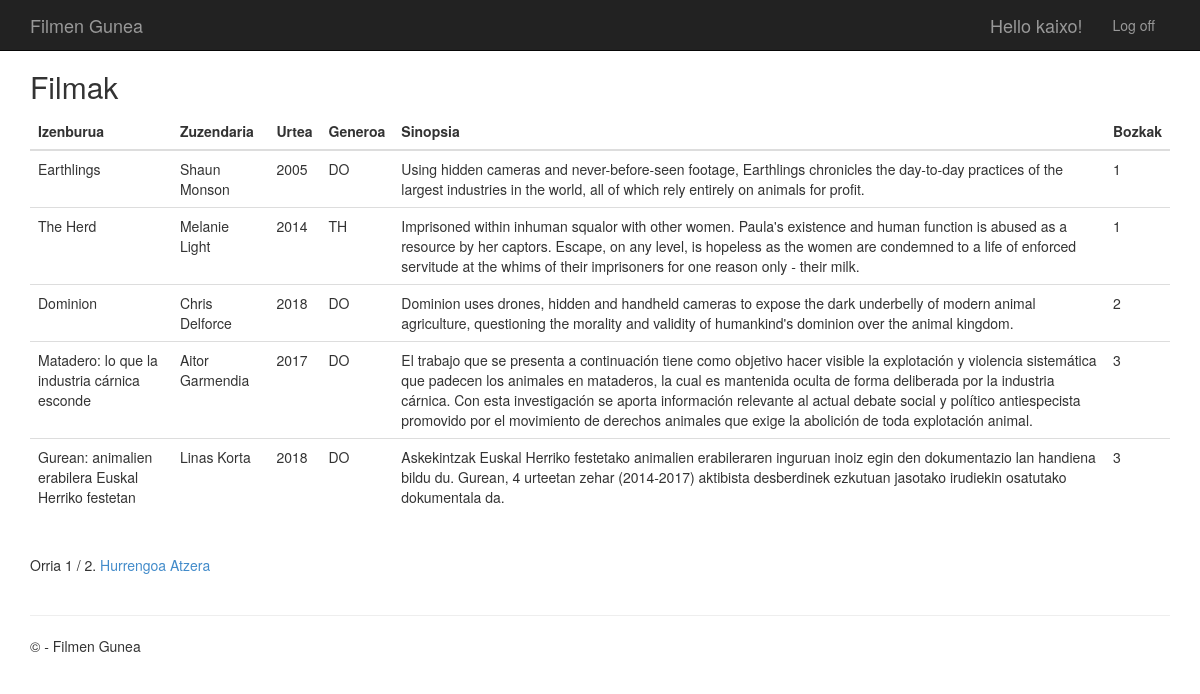
The app's page /filmakikusi/ (signed in) with its own data.
### app/models.py (models this page shows, shortened)
class Filma(models.Model):
    izenburua = models.CharField(max_length=60)
    zuzendaria = models.CharField(max_length=60)
    urtea = models.IntegerField()
    generoa = models.CharField(max_length=2)
    sinopsia = models.CharField(max_length=700)
    bozkak = models.IntegerField()

### app/views.py (the view)
# urls.py: path('filmakikusi/', views.filmakikusi, name='filmakikusi'),
def filmakikusi(request):
    filmak_list = Filma.objects.all()
    paginator = Paginator(filmak_list, 5)
    page_number = request.GET.get('page')
    page_obj = paginator.get_page(page_number)
    return render(request, 'app/filmakikusi.html', {'page_obj': page_obj})

### app/templates/app/FilmakIkusi.html (shortened to what this page needs)
{% extends "app/layout.html" %}
{% block content %}
<h2>Filmak</h2>
<table class="table">
    <thead>
        <tr>
            <th scope="col">Izenburua</th>
            <th scope="col">Zuzendaria</th>
            <th scope="col">Urtea</th>
            <th scope="col">Generoa</th>
            <th scope="col">Sinopsia</th>
            <th scope="col">Bozkak</th>
        </tr>
    </thead>
    <tbody>
        {% for filma in page_obj %}
        <tr>
            <td>{{ filma.izenburua }}</td>
            <td>{{ filma.zuzendaria }}</td>
            <td>{{ filma.urtea }}</td>
            <td>{{ filma.generoa }}</td>
            <td>{{ filma.sinopsia }}</td>
            <td>{{ filma.bozkak }}</td>
        </tr>
        {% empty %}
        <tr>
            <td colspan="6">Ez daude filmarik.</td>
        </tr>
        {% endfor %}
    </tbody>
</table>
<div class="pagination">
    <span class="step-links">
        <span class="current">
            Orria {{ page_obj.number }} / {{ page_obj.paginator.num_pages }}.
        </span>
        {% if page_obj.has_next %}
        <a href="?page={{ page_obj.next_page_number }}">Hurrengoa</a>
        {% endif %}
    </span>
</div>
<a href="{% url 'logged' %}">Atzera</a>
{% endblock %}

### app/templates/app/loginpartial.html (shortened to what this page needs)
{% if user.is_authenticated %}
<form id="logoutForm" action="/logout/" method="post" class="navbar-right">
    <ul class="nav navbar-nav navbar-right">
        <li><span class="navbar-brand">Hello {{ user.username }}!</span></li>
        <li><a href="javascript:document.getElementById('logoutForm').submit()">Log off</a></li>
    </ul>
</form>
{% else %}
<ul class="nav navbar-nav navbar-right">
    <li><a href="{% url 'login' %}">Log in</a></li>
</ul>
{% endif %}

### app/static/app/content/site.css (style rules this page uses)
body { padding-top: 50px; padding-bottom: 20px; }

### records on screen
Filma: izenburua "Earthlings", zuzendaria "Shaun Monson", urtea "2005", generoa "DO", sinopsia "Using hidden cameras and never-before-seen footage, Earthlings chronicles the day-to-day practices of the largest industries in the world, all of which rely entirely on animals for profit.", bozkak "1"
Filma: izenburua "The Herd", zuzendaria "Melanie Light", urtea "2014", generoa "TH", sinopsia "Imprisoned within inhuman squalor with other women. Paula's existence and human function is abused as a resource by her captors. Escape, on any level, is hopeless as the women are condemned to a life of enforced servitude at the whims of their imprisoners for one reason only - their milk.", bozkak "1"
Filma: izenburua "Dominion", zuzendaria "Chris Delforce", urtea "2018", generoa "DO", sinopsia "Dominion uses drones, hidden and handheld cameras to expose the dark underbelly of modern animal agriculture, questioning the morality and validity of humankind's dominion over the animal kingdom.", bozkak "2"
Filma: izenburua "Matadero: lo que la industria cárnica esconde", zuzendaria "Aitor Garmendia", urtea "2017", generoa "DO", sinopsia "El trabajo que se presenta a continuación tiene como objetivo hacer visible la explotación y violencia sistemática que padecen los animales en mataderos, la cual es mantenida oculta de forma deliberada por la industria cárnica. Con esta investigación se aporta información relevante al actual debate social y político antiespecista promovido por el movimiento de derechos animales que exige la abolición de toda explotación animal.", bozkak "3"
Filma: izenburua "Gurean: animalien erabilera Euskal Herriko festetan", zuzendaria "Linas Korta", urtea "2018", generoa "DO", sinopsia "Askekintzak Euskal Herriko festetako animalien erabileraren inguruan inoiz egin den dokumentazio lan handiena bildu du. Gurean, 4 urteetan zehar (2014-2017) aktibista desberdinek ezkutuan jasotako irudiekin osatutako dokumentala da.", bozkak "3"

### other values on screen
{{ user.username }} "kaixo"
{{ page_obj.number }} "1"
{{ page_obj.paginator.num_pages }} "2"
